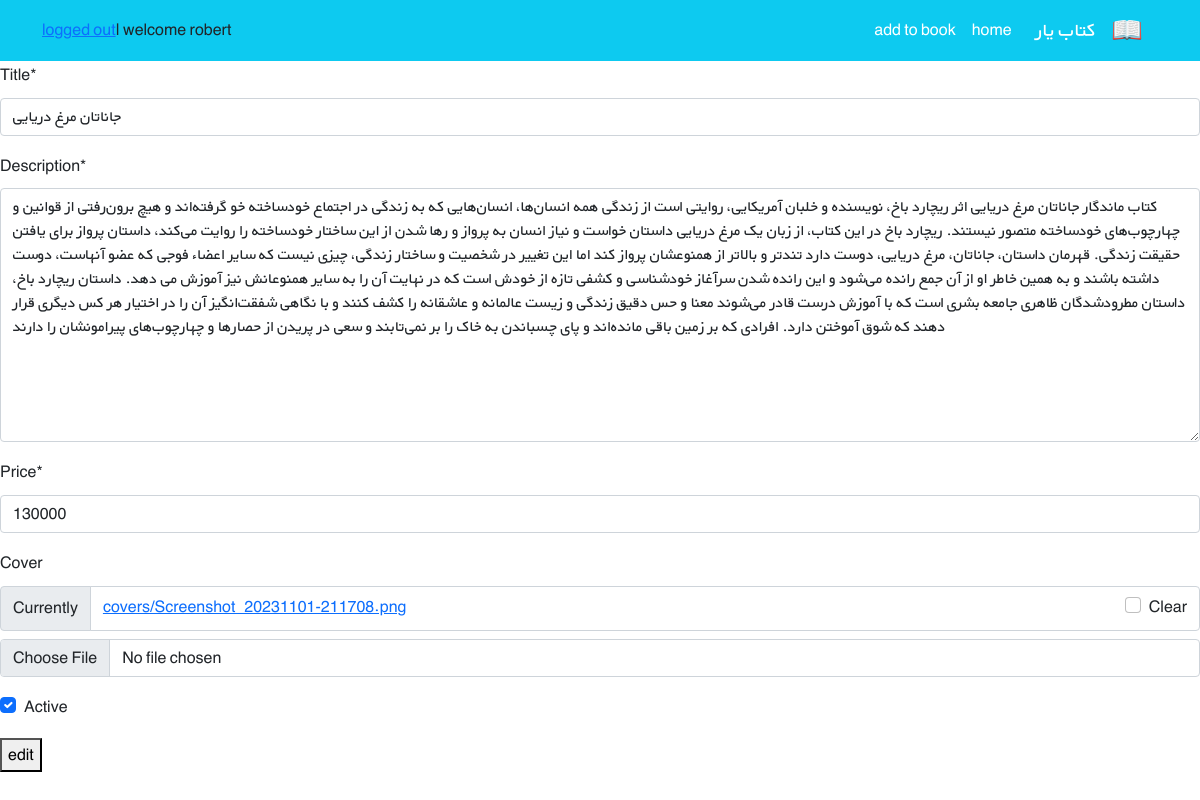
Screenshot of /books/2/edit/ (signed in) with the database file from the repository.
### accounts/models.py (models this page shows)
class CustomUser(AbstractUser):
    pass

### books/models.py (models this page shows, shortened)
class Book(models.Model):
    title = models.CharField(max_length=200)
    author = models.ForeignKey(get_user_model(), on_delete=models.CASCADE, related_name='books')
    description = models.TextField()
    price = models.PositiveIntegerField(default=0)
    cover = models.ImageField(upload_to='covers/', blank=True)
    datetime_created = models.DateTimeField(auto_now_add=True)
    datetime_modified = models.DateTimeField(auto_now=True)
    active = models.BooleanField(default=True)

### books/views.py (the view)
# urls.py: path('<int:pk>/edit/', views.BookUpdateView.as_view(), name='book_update'),
class BookUpdateView(LoginRequiredMixin, UserPassesTestMixin, generic.UpdateView):
    model = Book
    form_class = NewBookForm
    template_name = 'books/book_update.html'
    def test_func(self):
        obj = self.get_object()
        return obj.author == self.request.user

### books/forms.py
class NewBookForm(forms.ModelForm):
    class Meta:
        model = Book
        fields = ['title', 'description', 'price', 'cover', 'active', ]

### books/templates/books/book_update.html (shortened to what this page needs)
{% extends '_base.html' %}
{% load crispy_forms_filters %}
{% block content %}
	<form action="" method="post" enctype="multipart/form-data">
        {{ form|crispy }}
        <button type="submit">edit</button>
    </form>
{% endblock %}

### templates/_base.html (shortened to what this page needs)
{% load static %}
<!doctype html>
<html lang="en">
<head>
    <link href="https://cdn.jsdelivr.net/npm/bootstrap@5.1.3/dist/css/bootstrap.min.css" rel="stylesheet"
>
    <link rel="stylesheet" href="{% static "css/style.css" %}">
</head>
<body>
<nav class="navbar navbar-expand-lg navbar-dark bg-info" dir="rtl">
    <div class="container">
        <a class="navbar-brand" href="#">
            <img src="{% static "icons/book.png" %}" alt="" height="30"
                 class="d-inline-block align-text-top">
        </a>
        <a class="navbar-brand mx-3" href="#">کتاب یار</a>
        <div class="collapse navbar-collapse" id="navbarNavAltMarkup">
            <div class="navbar-nav">
                <a class="nav-link active" aria-current="page" href="{% url 'home' %}">home</a>
                <a class="nav-link active" aria-current="page" href="{% url 'book_create' %}">add to book</a>
            </div>
        </div>
        {% if user.is_authenticated %}
            welcome {{ user.username }} | <a href="{% url 'logout' %}">logged out</a>
        {% else %}
            <a href="{% url 'login' %}">login</a> | <a href="{% url "signup" %}"> signup</a>
        {% endif %}
</nav>
{% block content %}
{% endblock %}
</body>
</html>

### static/css/style.css (style rules this page uses)
* { font-family: 'BYekan', sans-serif; line-height: 1.8rem; }

### rows the page displays
CustomUser: username "robert"
Book: title "جاناتان مرغ دریایی", description "کتاب ماندگار جاناتان مرغ دریایی اثر ریچارد باخ، نویسنده و خلبان آمریکایی، روایتی است از زندگی همه انسان‌ها، انسان‌هایی که به زندگی در اجتماع خودساخته خو گرفته‌اند و هیچ برون‌رفتی از قوانین و چهارچوب‌های خودساخته متصور نیستند. ریچارد باخ در این کتاب، از زبان یک مرغ دریایی داستان خواست و نیاز انسان به پرواز و رها شدن از این ساختار خودساخته را روایت می‌کند، داستان پرواز برای یافتن حقیقت زندگی. قهرمان داستان، جاناتان، مرغ دریایی، دوست دارد تندتر و بالاتر از همنوعشان پرواز کند اما این تغییر در شخصیت و ساختار زندگی، چیزی نیست که سایر اعضاء فوجی که عضو آنهاست، دوست داشته باشند و به همین خاطر او از آن جمع رانده می‌شود و این رانده شدن سرآغاز خودشناسی و کشفی تازه از خودش است که در نهایت آن را به سایر…", price "130000", active "☑"
